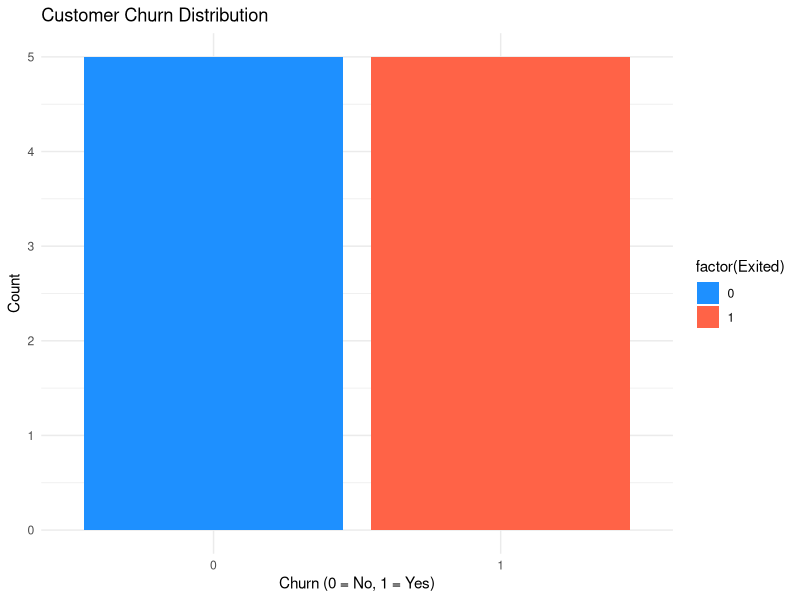
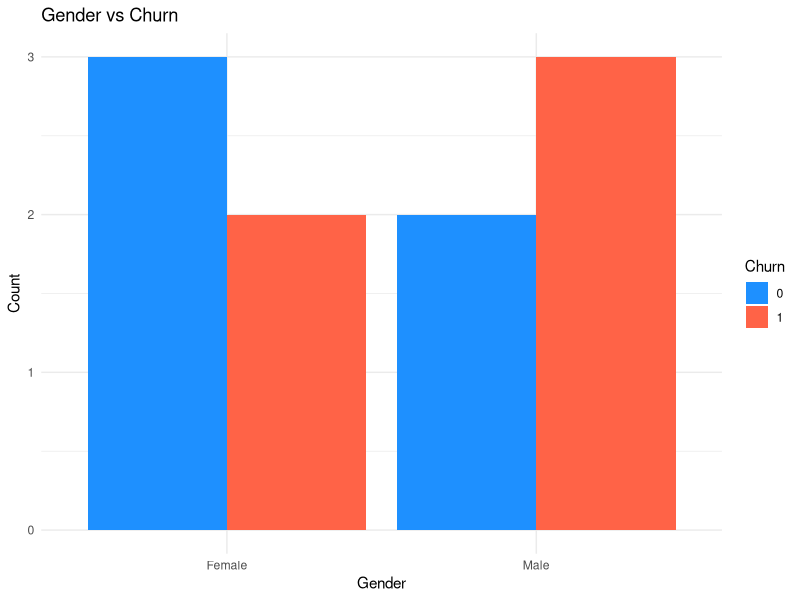
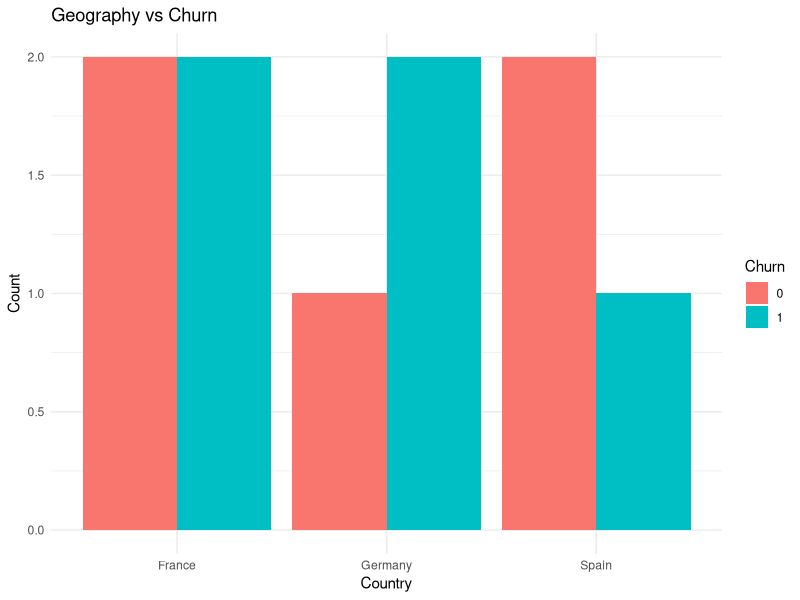
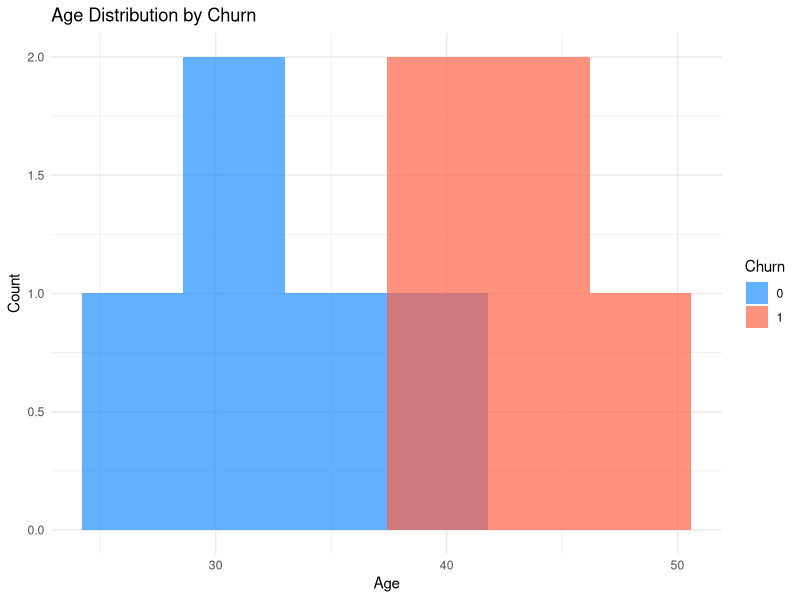
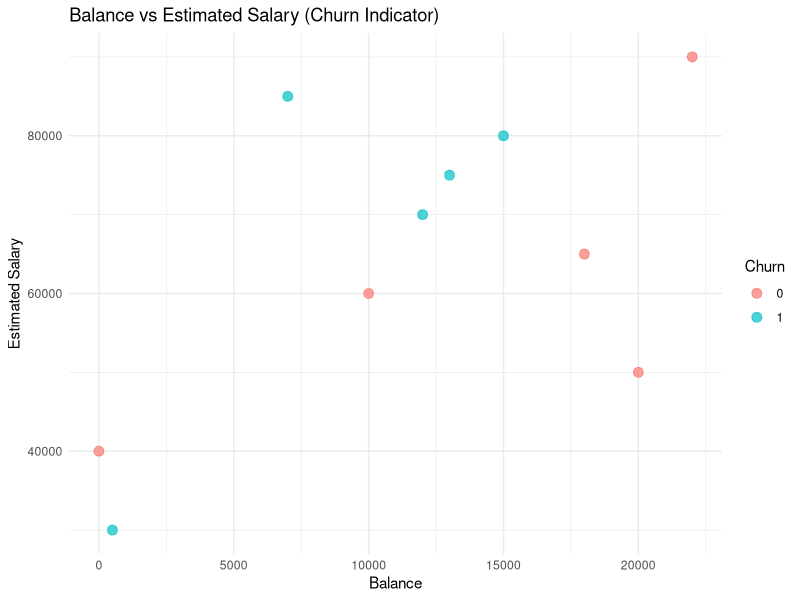
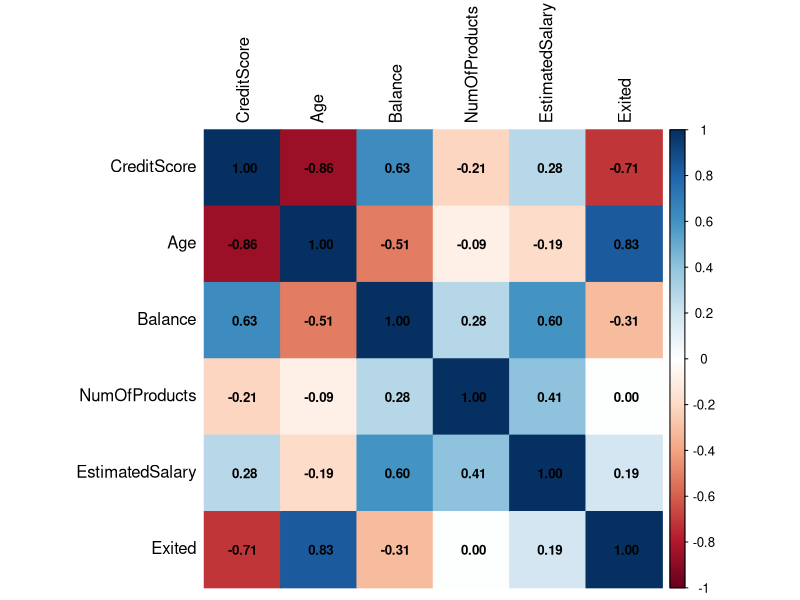

Write R code to recreate these figures, in order.

# -------------------------------
# Step 1: Create Sample Dataset
# -------------------------------

churn_data <- data.frame(
  CustomerId = 1:10,
  Surname = c("Smith", "Brown", "Taylor", "Johnson", "Williams", 
              "Miller", "Davis", "Wilson", "Anderson", "Thomas"),
  Geography = c("France", "Spain", "Germany", "France", "Germany", 
                "Spain", "France", "Germany", "Spain", "France"),
  Gender = c("Male", "Female", "Female", "Male", "Female", 
             "Male", "Female", "Male", "Female", "Male"),
  Age = c(35, 40, 30, 42, 50, 28, 33, 45, 38, 41),
  CreditScore = c(650, 700, 720, 600, 580, 750, 680, 590, 710, 640),
  Balance = c(10000, 15000, 20000, 12000, 500, 22000, 0, 13000, 18000, 7000),
  NumOfProducts = c(2, 1, 1, 2, 1, 2, 1, 2, 1, 1),
  HasCrCard = c(1, 1, 0, 1, 0, 1, 1, 0, 1, 1),
  IsActiveMember = c(1, 0, 1, 0, 1, 1, 0, 0, 1, 0),
  EstimatedSalary = c(60000, 80000, 50000, 70000, 30000, 90000, 40000, 75000, 65000, 85000),
  Exited = c(0, 1, 0, 1, 1, 0, 0, 1, 0, 1)
)

# Display dataset
print(churn_data)
# Install libraries if not already installed
# install.packages(c("ggplot2", "dplyr", "corrplot"))

library(ggplot2)
library(dplyr)
library(corrplot)

# View structure
str(churn_data)

# Summary statistics
summary(churn_data)

# Count churned vs retained customers
table(churn_data$Exited)

ggplot(churn_data, aes(x = factor(Exited), fill = factor(Exited))) +
  geom_bar() +
  labs(title = "Customer Churn Distribution",
       x = "Churn (0 = No, 1 = Yes)",
       y = "Count") +
  scale_fill_manual(values = c("#1E90FF", "#FF6347")) +
  theme_minimal()

ggplot(churn_data, aes(x = Gender, fill = factor(Exited))) +
  geom_bar(position = "dodge") +
  labs(title = "Gender vs Churn",
       x = "Gender",
       y = "Count",
       fill = "Churn") +
  scale_fill_manual(values = c("#1E90FF", "#FF6347")) +
  theme_minimal()

ggplot(churn_data, aes(x = Geography, fill = factor(Exited))) +
  geom_bar(position = "dodge") +
  labs(title = "Geography vs Churn",
       x = "Country",
       y = "Count",
       fill = "Churn") +
  theme_minimal()

ggplot(churn_data, aes(x = Age, fill = factor(Exited))) +
  geom_histogram(bins = 6, alpha = 0.7, position = "identity") +
  labs(title = "Age Distribution by Churn",
       x = "Age",
       y = "Count",
       fill = "Churn") +
  scale_fill_manual(values = c("#1E90FF", "#FF6347")) +
  theme_minimal()
ggplot(churn_data, aes(x = Balance, y = EstimatedSalary, color = factor(Exited))) +
  geom_point(size = 3, alpha = 0.7) +
  labs(title = "Balance vs Estimated Salary (Churn Indicator)",
       x = "Balance",
       y = "Estimated Salary",
       color = "Churn") +
  theme_minimal()
# Select numeric columns for correlation
num_data <- select(churn_data, CreditScore, Age, Balance, NumOfProducts, EstimatedSalary, Exited)

corr_matrix <- cor(num_data)
corrplot(corr_matrix, method = "color", addCoef.col = "black", tl.col = "black", number.cex = 0.8)


